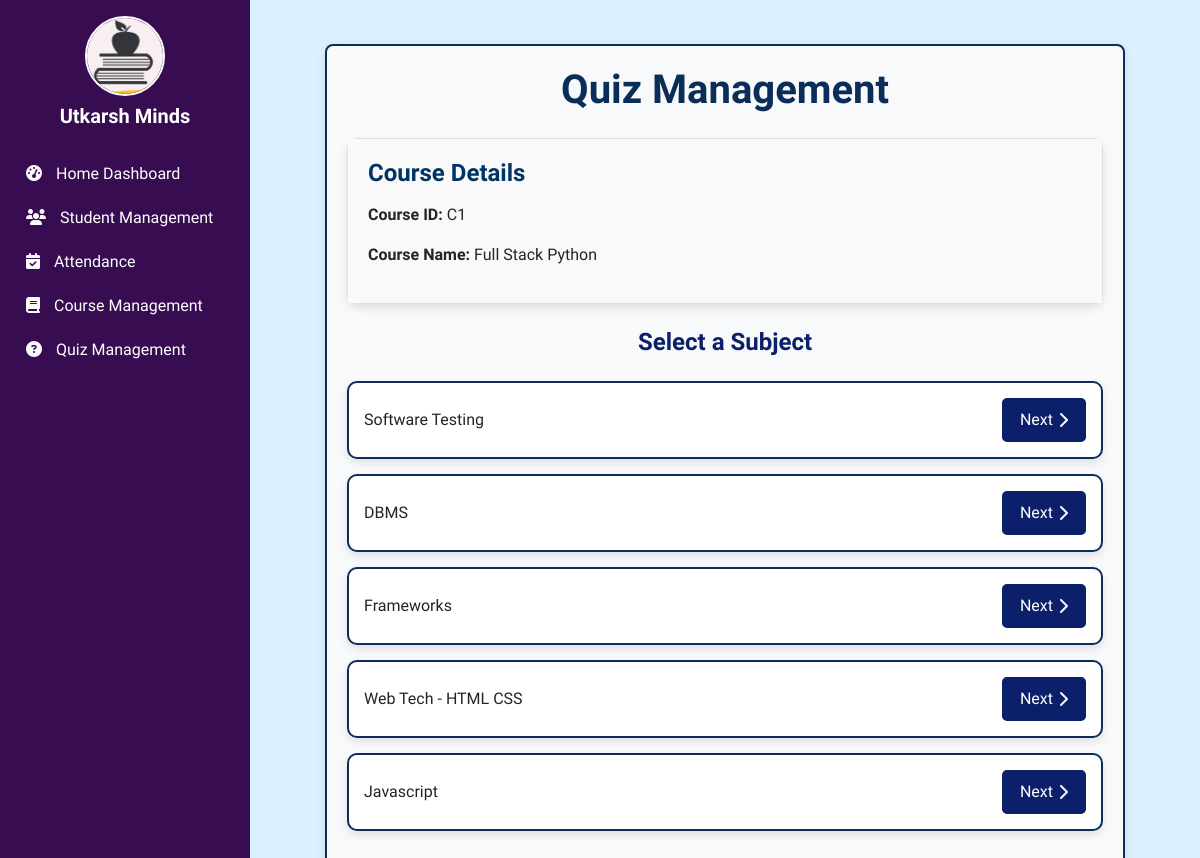
The app's page /quizmgt/subject_select/C1 with its own data.
### coursemgt/models.py (models this page shows, shortened)
class Course(models.Model):
    c_id = models.TextField(primary_key=True)
    cname = models.CharField(max_length=255)
    cduration = models.IntegerField()

class Subject(models.Model):
    sb_id = models.TextField(primary_key=True)
    sbname = models.CharField(max_length=255)
    courses = models.ManyToManyField(Course, related_name='subjects')

### quizmgt/views.py (the view)
# urls.py: path("subject_select/<str:c_id>", views.subject_select),
def subject_select(request, c_id):
    c=Course.objects.get(pk=c_id)
    subjects= c.subjects.all()
    return render(request, 'quizmgt/subject_select.html', {'c': c, 'subjects':subjects})

### quizmgt/templates/quizmgt/subject_select.html (shortened to what this page needs)
{% extends "base.html" %}
{% block body %}
<div class="quiz-mgt-container">
    <h1 class="text-center mb-4">Quiz Management</h1>
    <div class="card mb-4">
        <div class="card-body">
            <h5 class="card-title">Course Details</h5>
            <p><strong>Course ID:</strong> {{ c.c_id }}</p>
            <p><strong>Course Name:</strong> {{ c.cname }}</p>
        </div>
    </div>
    <h5 class="text-center mb-4">Select a Subject</h5>
    <div class="list-group">
        {% for s in subjects %}
        <div class="course-list-item">
            <span>{{ s.sbname }}</span>
            <a href="/quizmgt/student_list/{{ c.c_id }}/{{ s.sb_id }}" class="next-btn">
                Next <i class="fa-solid fa-chevron-right"></i>
            </a>
        </div>
        {% endfor %}
    </div>
</div>
{% endblock body %}

### static/css/base_style.css (style rules this page uses)
body { margin: 0; padding: 0; font-family: "Quicksand", sans-serif; font-optical-sizing: auto; font-style: normal; }

### quizmgt/templates/quizmgt/subject_select.html (style rules this page uses)
.quiz-mgt-container { max-width: 800px; margin: 20px auto; padding: 20px; background-color: #f8f9fa; border-radius: 8px; border: 2px solid #0b2e59; box-shadow: 0 2px 10px rgba(0, 0, 0, 0.1); }
.quiz-mgt-container h1 { font-size: 2.5rem; font-weight: bold; color: #0b2e59; margin-bottom: 20px; }
.quiz-mgt-container h5 { font-size: 1.5rem; color: #0c1f6a; margin-bottom: 15px; }
.quiz-mgt-container .card { border-radius: 10px; box-shadow: 0 4px 8px rgba(0, 0, 0, 0.1); }
.quiz-mgt-container .card-body { padding: 20px; background-color: #f9f9f9; }
.quiz-mgt-container .card-title { font-size: 1.5rem; color: #003366; margin-bottom: 15px; }
.quiz-mgt-container .course-list-item { padding: 15px; background-color: #ffffff; border-radius: 10px; border: 2px solid #0b2e59; box-shadow: 0 4px 8px rgba(0, 0, 0, 0.1); margin-bottom: 15px; display: flex; justify-content: space-between; align-items: center; transition: background-color 0.3s, box-shadow 0.3s; }
.quiz-mgt-container .next-btn { font-size: 1rem; color: #ffffff; border: 2px solid #0c1f6a; border-radius: 5px; padding: 8px 16px; background-color: #0c1f6a; display: inline-flex; align-items: center; text-decoration: none; transition: background-color 0.3s, border-color 0.3s; }
.quiz-mgt-container .next-btn i { margin-left: 5px; }

### templates/base.html (style rules this page uses)
body { background: rgb(220,240,255); background: linear-gradient(0deg, rgba(220,240,255,1) 0%); }
h5 { font-size: 1.25rem; font-weight: bold; }
.d-flex { display: flex; }
.min-vh-100 { min-height: 100vh; }

### records on screen
Course: c_id "C1", cname "Full Stack Python"
Subject: sbname "Software Testing"
Subject: sbname "DBMS"
Subject: sbname "Frameworks"
Subject: sbname "Web Tech - HTML CSS"
Subject: sbname "Javascript"
